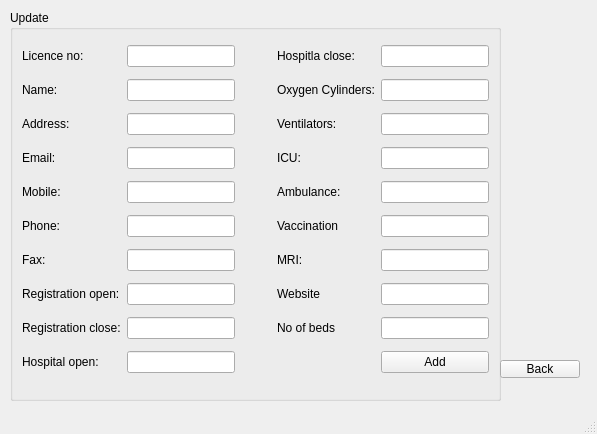
<?xml version="1.0" encoding="UTF-8"?>
<ui version="4.0">
 <class>Admin</class>
 <widget class="QMainWindow" name="Admin">
  <property name="geometry">
   <rect>
    <x>0</x>
    <y>0</y>
    <width>597</width>
    <height>434</height>
   </rect>
  </property>
  <property name="windowTitle">
   <string>MainWindow</string>
  </property>
  <widget class="QWidget" name="centralwidget">
   <widget class="QGroupBox" name="groupBox">
    <property name="geometry">
     <rect>
      <x>10</x>
      <y>10</y>
      <width>491</width>
      <height>391</height>
     </rect>
    </property>
    <property name="title">
     <string>Update</string>
    </property>
    <layout class="QGridLayout" name="gridLayout" columnstretch="1,3,1,1,3">
     <item row="6" column="2">
      <spacer name="horizontalSpacer">
       <property name="orientation">
        <enum>Qt::Horizontal</enum>
       </property>
       <property name="sizeHint" stdset="0">
        <size>
         <width>40</width>
         <height>20</height>
        </size>
       </property>
      </spacer>
     </item>
     <item row="2" column="0">
      <widget class="QLabel" name="label_3">
       <property name="text">
        <string>Address:</string>
       </property>
      </widget>
     </item>
     <item row="2" column="4">
      <widget class="QLineEdit" name="ventilator"/>
     </item>
     <item row="6" column="1">
      <widget class="QLineEdit" name="fax"/>
     </item>
     <item row="6" column="3">
      <widget class="QLabel" name="label_20">
       <property name="text">
        <string>MRI:</string>
       </property>
      </widget>
     </item>
     <item row="4" column="3">
      <widget class="QLabel" name="label_15">
       <property name="text">
        <string>Ambulance:</string>
       </property>
      </widget>
     </item>
     <item row="0" column="3">
      <widget class="QLabel" name="label_22">
       <property name="text">
        <string>Hospitla close:</string>
       </property>
      </widget>
     </item>
     <item row="0" column="0">
      <widget class="QLabel" name="label">
       <property name="text">
        <string>Licence no:</string>
       </property>
      </widget>
     </item>
     <item row="5" column="4">
      <widget class="QLineEdit" name="vaccination"/>
     </item>
     <item row="9" column="0">
      <widget class="QLabel" name="label_10">
       <property name="text">
        <string>Hospital open:</string>
       </property>
      </widget>
     </item>
     <item row="9" column="4">
      <widget class="QPushButton" name="pushButton_add">
       <property name="text">
        <string>Add</string>
       </property>
      </widget>
     </item>
     <item row="3" column="3">
      <widget class="QLabel" name="label_18">
       <property name="text">
        <string>ICU:</string>
       </property>
      </widget>
     </item>
     <item row="5" column="3">
      <widget class="QLabel" name="label_19">
       <property name="text">
        <string>Vaccination</string>
       </property>
      </widget>
     </item>
     <item row="8" column="4">
      <widget class="QLineEdit" name="beds"/>
     </item>
     <item row="8" column="3">
      <widget class="QLabel" name="label_21">
       <property name="text">
        <string>No of beds</string>
       </property>
      </widget>
     </item>
     <item row="1" column="1">
      <widget class="QLineEdit" name="name"/>
     </item>
     <item row="5" column="0">
      <widget class="QLabel" name="label_6">
       <property name="text">
        <string>Phone:</string>
       </property>
      </widget>
     </item>
     <item row="4" column="4">
      <widget class="QLineEdit" name="ambulance"/>
     </item>
     <item row="0" column="1">
      <widget class="QLineEdit" name="licence"/>
     </item>
     <item row="4" column="1">
      <widget class="QLineEdit" name="mobile"/>
     </item>
     <item row="2" column="3">
      <widget class="QLabel" name="label_14">
       <property name="text">
        <string>Ventilators:</string>
       </property>
      </widget>
     </item>
     <item row="3" column="4">
      <widget class="QLineEdit" name="ICU"/>
     </item>
     <item row="9" column="1">
      <widget class="QLineEdit" name="hopen"/>
     </item>
     <item row="1" column="0">
      <widget class="QLabel" name="label_2">
       <property name="text">
        <string>Name:</string>
       </property>
      </widget>
     </item>
     <item row="5" column="1">
      <widget class="QLineEdit" name="phone"/>
     </item>
     <item row="3" column="0">
      <widget class="QLabel" name="label_4">
       <property name="text">
        <string>Email:</string>
       </property>
      </widget>
     </item>
     <item row="4" column="0">
      <widget class="QLabel" name="label_5">
       <property name="text">
        <string>Mobile:</string>
       </property>
      </widget>
     </item>
     <item row="0" column="4">
      <widget class="QLineEdit" name="hclose"/>
     </item>
     <item row="1" column="3">
      <widget class="QLabel" name="label_13">
       <property name="text">
        <string>Oxygen Cylinders:</string>
       </property>
      </widget>
     </item>
     <item row="6" column="0">
      <widget class="QLabel" name="label_7">
       <property name="text">
        <string>Fax:</string>
       </property>
      </widget>
     </item>
     <item row="3" column="1">
      <widget class="QLineEdit" name="email"/>
     </item>
     <item row="7" column="3">
      <widget class="QLabel" name="label_16">
       <property name="text">
        <string>Website</string>
       </property>
      </widget>
     </item>
     <item row="8" column="0">
      <widget class="QLabel" name="label_9">
       <property name="text">
        <string>Registration close:</string>
       </property>
      </widget>
     </item>
     <item row="8" column="1">
      <widget class="QLineEdit" name="rclose"/>
     </item>
     <item row="6" column="4">
      <widget class="QLineEdit" name="MRI"/>
     </item>
     <item row="1" column="4">
      <widget class="QLineEdit" name="oxygen"/>
     </item>
     <item row="7" column="0">
      <widget class="QLabel" name="label_8">
       <property name="text">
        <string>Registration open:</string>
       </property>
      </widget>
     </item>
     <item row="7" column="1">
      <widget class="QLineEdit" name="ropen"/>
     </item>
     <item row="7" column="4">
      <widget class="QLineEdit" name="website"/>
     </item>
     <item row="2" column="1">
      <widget class="QLineEdit" name="address"/>
     </item>
    </layout>
   </widget>
   <widget class="QPushButton" name="pushButton_back">
    <property name="geometry">
     <rect>
      <x>500</x>
      <y>360</y>
      <width>80</width>
      <height>18</height>
     </rect>
    </property>
    <property name="text">
     <string>Back</string>
    </property>
   </widget>
  </widget>
  <widget class="QMenuBar" name="menubar">
   <property name="geometry">
    <rect>
     <x>0</x>
     <y>0</y>
     <width>597</width>
     <height>17</height>
    </rect>
   </property>
  </widget>
  <widget class="QStatusBar" name="statusbar"/>
 </widget>
 <resources/>
 <connections/>
</ui>
